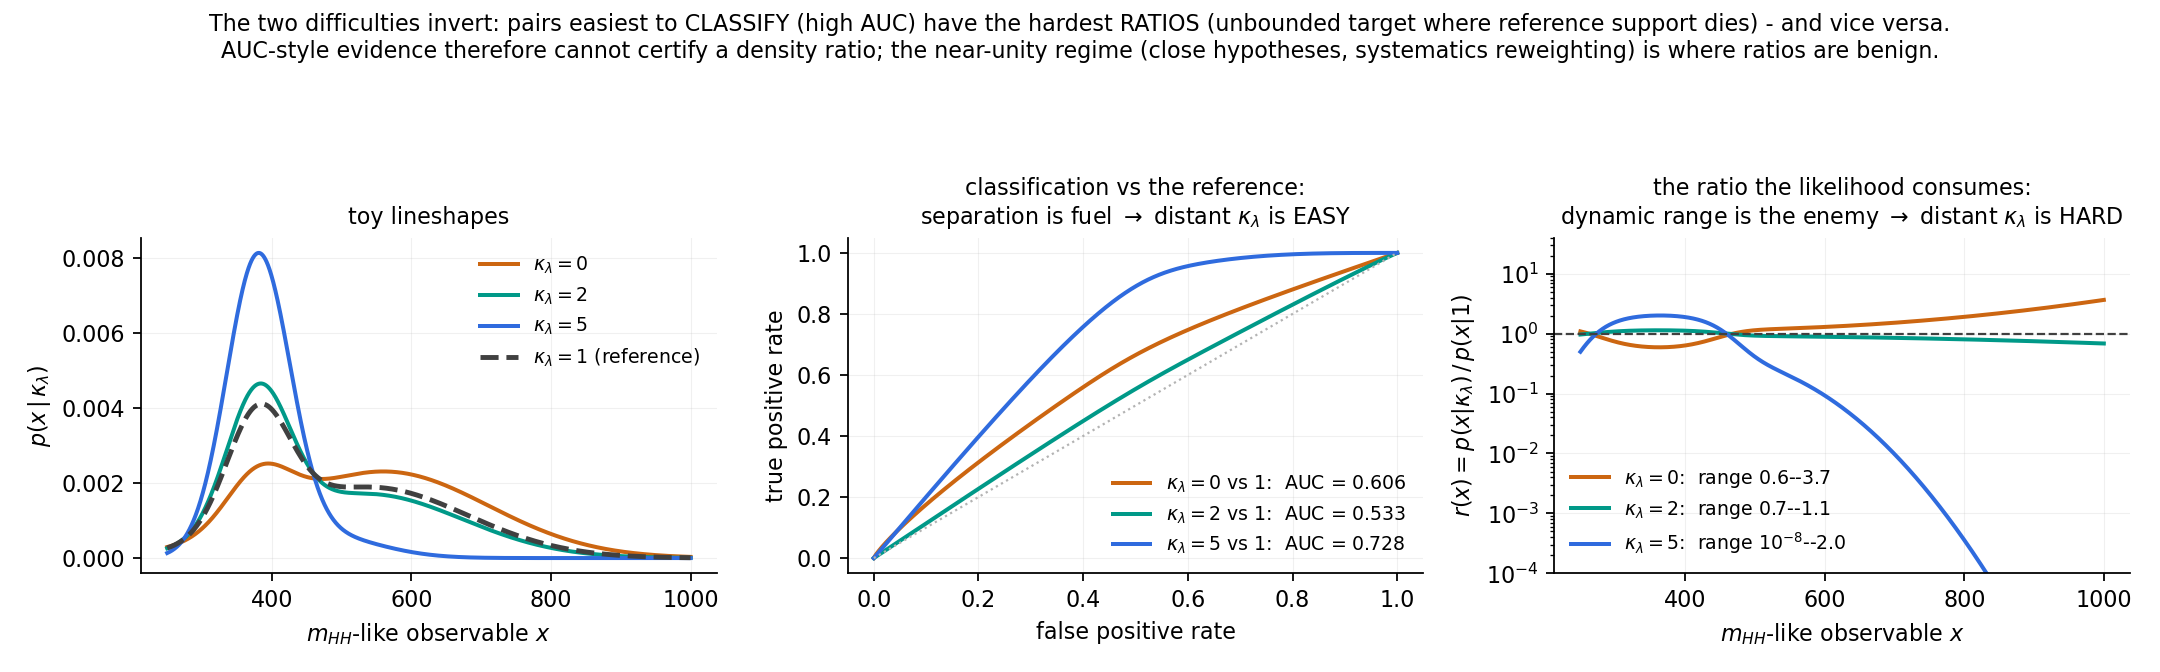

The Python source for this figure:
"""Demonstration: classification difficulty and ratio-estimation difficulty INVERT with lambda.

Companion to learning-records/0011-classification-vs-ratio-estimation-difficulty.md.
Toy m_HH-like lineshapes p(x|kl): a threshold bump whose weight grows with kl (the
triangle-box interference caricature) over a broad tail. For each kl the OPTIMAL
classifier against the kl=1 reference is the likelihood ratio itself, so the ROC/AUC
shown is the ceiling any trained classifier can reach - no training noise involved.

  python docs/teaching/classification_vs_ratio_toy.py   -> classification_vs_ratio_toy.png
"""
import numpy as np
import matplotlib
matplotlib.use("Agg")
import matplotlib.pyplot as plt

X = np.linspace(250.0, 1000.0, 4000)
# threshold-bump weight AND tail shape morph with kl: for kl=5 the spectrum concentrates
# at threshold and the hard tail dies, so the ratio to kl=1 loses support at high mass
PARS = {0.0: (0.15, 560.0, 150.0), 1.0: (0.35, 540.0, 140.0),
        2.0: (0.42, 535.0, 138.0), 5.0: (0.88, 470.0, 80.0)}   # (bump weight, tail mu, tail sigma)
COL = {0.0: "#CC6611", 1.0: "0.25", 2.0: "#009988", 5.0: "#2F6BDE"}


def density(kl):
    w, mu_t, sig_t = PARS[kl]
    bump = np.exp(-0.5 * ((X - 380.0) / 45.0) ** 2)
    tail = np.exp(-0.5 * ((X - mu_t) / sig_t) ** 2)
    p = w * bump / bump.sum() + (1 - w) * tail / tail.sum()
    return p / np.trapz(p, X)


def roc(p_num, p_ref):
    order = np.argsort(-(p_num / p_ref))                  # optimal classifier = the ratio
    w_n, w_r = (p_num[order] / p_num.sum()), (p_ref[order] / p_ref.sum())
    tpr, fpr = np.concatenate([[0], np.cumsum(w_n)]), np.concatenate([[0], np.cumsum(w_r)])
    return fpr, tpr, float(np.trapz(tpr, fpr))


p_ref = density(1.0)
fig, (a1, a2, a3) = plt.subplots(1, 3, figsize=(13.5, 4.2))

for kl in (0.0, 2.0, 5.0, 1.0):
    a1.plot(X, density(kl), color=COL[kl], lw=2.2 if kl == 1.0 else 1.8,
            ls="-" if kl != 1.0 else "--",
            label=rf"$\kappa_\lambda={kl:g}$" + (" (reference)" if kl == 1.0 else ""))
a1.set_xlabel(r"$m_{HH}$-like observable $x$"); a1.set_ylabel(r"$p(x\,|\,\kappa_\lambda)$")
a1.set_title("toy lineshapes", fontsize=10)
a1.legend(fontsize=8.5, frameon=False)

for kl in (0.0, 2.0, 5.0):
    fpr, tpr, auc = roc(density(kl), p_ref)
    a2.plot(fpr, tpr, color=COL[kl], lw=1.8,
            label=rf"$\kappa_\lambda={kl:g}$ vs 1:  AUC = {auc:.3f}")
a2.plot([0, 1], [0, 1], color="0.7", lw=1, ls=":")
a2.set_xlabel("false positive rate"); a2.set_ylabel("true positive rate")
a2.set_title("classification vs the reference:\nseparation is fuel "
             r"$\rightarrow$ distant $\kappa_\lambda$ is EASY", fontsize=10)
a2.legend(fontsize=8.5, frameon=False, loc="lower right")

for kl in (0.0, 2.0, 5.0):
    r = density(kl) / p_ref
    lo = f"{r.min():.1f}" if r.min() > 0.05 else f"$10^{{{np.log10(r.min()):.0f}}}$"
    a3.plot(X, r, color=COL[kl], lw=1.8,
            label=rf"$\kappa_\lambda={kl:g}$:  range {lo}--{r.max():.1f}")
a3.axhline(1.0, color="0.25", lw=1, ls="--")
a3.set_yscale("log"); a3.set_ylim(1e-4, 40)
a3.set_xlabel(r"$m_{HH}$-like observable $x$")
a3.set_ylabel(r"$r(x) = p(x|\kappa_\lambda)\,/\,p(x|1)$")
a3.set_title("the ratio the likelihood consumes:\ndynamic range is the enemy "
             r"$\rightarrow$ distant $\kappa_\lambda$ is HARD", fontsize=10)
a3.legend(fontsize=8.5, frameon=False, loc="lower left")

for ax in (a1, a2, a3):
    ax.grid(True, alpha=0.18, lw=0.5)
    ax.spines[["top", "right"]].set_visible(False)
fig.suptitle("The two difficulties invert: pairs easiest to CLASSIFY (high AUC) have the "
             "hardest RATIOS (unbounded target where reference support dies) - and vice versa.\n"
             "AUC-style evidence therefore cannot certify a density ratio; the near-unity "
             "regime (close hypotheses, systematics reweighting) is where ratios are benign.",
             fontsize=10)
fig.tight_layout(rect=(0, 0, 1, 0.88))
out = __file__.replace(".py", ".png")
fig.savefig(out, dpi=160)
print("wrote", out)
